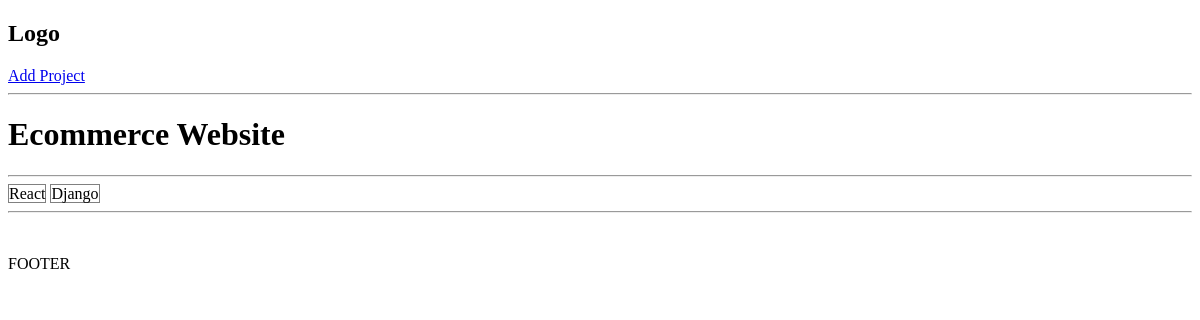
/project/a3b1675d-b864-4472-b41b-a7820b1a0991/, run on an earlier commit of the app's database.
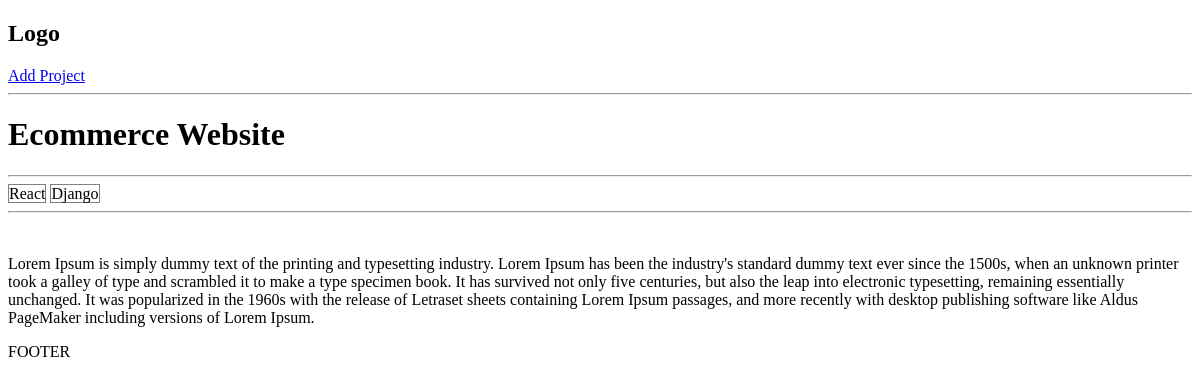
And on a later commit of the database.
### projects/models.py (models this page shows, shortened)
class Project(models.Model):
    title = models.CharField(max_length=200)
    description = models.TextField(null=True, blank=True)
    demo_link = models.CharField(max_length=2000, null=True, blank=True)
    source_link = models.CharField(max_length=2000, null=True, blank=True)
    tags = models.ManyToManyField('Tag', blank=True)
    vote_total = models.IntegerField(default=0, null=True, blank=True)
    vote_ratio = models.IntegerField(default=0, null=True, blank=True)
    created = models.DateTimeField(auto_now_add=True)
    id = models.UUIDField(default=uuid.uuid4, unique=True,
                          primary_key=True, editable=False)

### projects/views.py (the view)
# urls.py: path('project/<str:pk>/', views.project, name='project'),
def project(request, pk):
    projectObj = Project.objects.get(id=pk)
    return render(request, 'projects/single-project.html', {'project': projectObj})

### projects/models.py (called while the page is built)
    def __str__(self):
        return self.name

### projects/templates/projects/single-project.html
{% extends 'main.html' %}
{% block content %}
    <h1>{{project.title}}</h1>
    <hr>
        {% for tag in project.tags.all %}
            <span style='border:1px solid grey'>{{tag}}</span>
        {% endfor %}
    <hr>
    <br>
    <p>{{project.description}}</p>
{% endblock content %}

What changed in the data, as far as the page shows it:
changed Project "Ecommerce Website": description (not shown) → "Lorem Ipsum is simply dummy text of the printing and typesetting industry. Lorem Ipsum has been the industry's standard dummy text ever since the 1500s, when an unknown printer took a galley of type and scrambled it to make a type specimen book. It has survived not only five centuries, but also the leap into electronic typesetting, remaining essentially unchanged. It was popularized in the 1960s with the release of Letraset sheets containing Lorem Ipsum passages, and more recently with desktop publishing software like Aldus PageMaker including versions of Lorem Ipsum."
